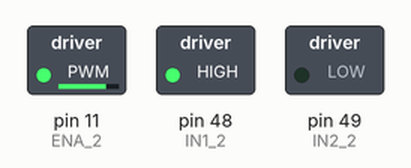
A sketch run on a simulated Arduino Mega 2560, built with avr-gcc and run on an emulated ATmega2560. Parts: switched loads named in the sketch (green lamp = pin HIGH).

Above: at 0.1 s.
Timing chart, 0 to 1.6 s (numbered marks = the images above):
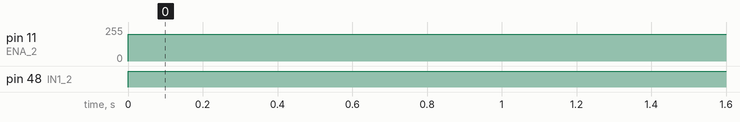

The sketch:

sketch_mar23c.ino
```cpp
#define IN1_2 48
#define IN2_2 49
#define ENA_2 11

void setup() {
  // put your setup code here, to run once:
  /****** Motor 2 setup ******/
  pinMode(IN1_2, OUTPUT);
  pinMode(IN2_2, OUTPUT);
  pinMode(ENA_2, OUTPUT);

}

void loop() {
  // put your main code here, to run repeatedly:
    digitalWrite(IN1_2, HIGH);
    digitalWrite(IN2_2, LOW);
  analogWrite(ENA_2, 200);
}
```

Measured:
- by itself, pin 11 (ENA_2): 0/255 → 200/255 at 0.00 s
- by itself, pin 48 (IN1_2): LOW → HIGH at 0.00 s
